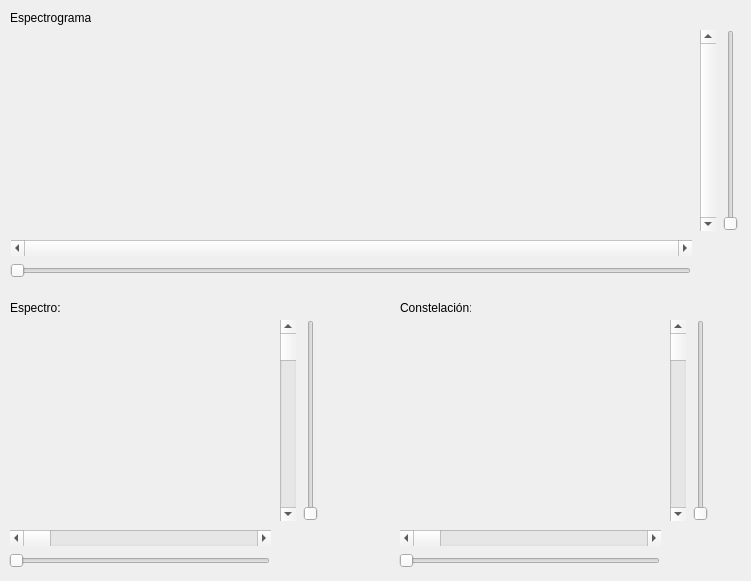
    <widget class="QWidget" name="clasif_TW">
     <attribute name="title">
      <string>Estimación</string>
     </attribute>
     <widget class="QScrollBar" name="clasif_fft_despH_SB">
      <property name="geometry">
       <rect>
        <x>10</x>
        <y>530</y>
        <width>261</width>
        <height>16</height>
       </rect>
      </property>
      <property name="tracking">
       <bool>false</bool>
      </property>
      <property name="orientation">
       <enum>Qt::Horizontal</enum>
      </property>
     </widget>
     <widget class="QLabel" name="clasif_fft_L">
      <property name="geometry">
       <rect>
        <x>10</x>
        <y>300</y>
        <width>61</width>
        <height>16</height>
       </rect>
      </property>
      <property name="text">
       <string>Espectro:</string>
      </property>
     </widget>
     <widget class="QSlider" name="clasif_fft_zoomH_SL">
      <property name="geometry">
       <rect>
        <x>9</x>
        <y>550</y>
        <width>261</width>
        <height>22</height>
       </rect>
      </property>
      <property name="singleStep">
       <number>1</number>
      </property>
      <property name="orientation">
       <enum>Qt::Horizontal</enum>
      </property>
     </widget>
     <widget class="QSlider" name="clasif_fft_zoomV_SL">
      <property name="geometry">
       <rect>
        <x>300</x>
        <y>320</y>
        <width>22</width>
        <height>201</height>
       </rect>
      </property>
      <property name="orientation">
       <enum>Qt::Vertical</enum>
      </property>
     </widget>
     <widget class="QWidget" name="gridLayoutWidget_3">
      <property name="geometry">
       <rect>
        <x>10</x>
        <y>320</y>
        <width>261</width>
        <height>201</height>
       </rect>
      </property>
      <layout class="QGridLayout" name="clasif_graph_fft_GL"/>
     </widget>
     <widget class="QScrollBar" name="clasif_fft_despV_SB">
      <property name="geometry">
       <rect>
        <x>280</x>
        <y>320</y>
        <width>16</width>
        <height>201</height>
       </rect>
      </property>
      <property name="orientation">
       <enum>Qt::Vertical</enum>
      </property>
      <property name="invertedControls">
       <bool>true</bool>
      </property>
     </widget>
     <widget class="QScrollBar" name="clasif_const_despV_SB">
      <property name="geometry">
       <rect>
        <x>670</x>
        <y>320</y>
        <width>16</width>
        <height>201</height>
       </rect>
      </property>
      <property name="orientation">
       <enum>Qt::Vertical</enum>
      </property>
      <property name="invertedControls">
       <bool>true</bool>
      </property>
     </widget>
     <widget class="QSlider" name="clasif_const_zoomV_SL">
      <property name="geometry">
       <rect>
        <x>690</x>
        <y>320</y>
        <width>22</width>
        <height>201</height>
       </rect>
      </property>
      <property name="orientation">
       <enum>Qt::Vertical</enum>
      </property>
     </widget>
     <widget class="QScrollBar" name="clasif_const_despH_SB">
      <property name="geometry">
       <rect>
        <x>400</x>
        <y>530</y>
        <width>261</width>
        <height>16</height>
       </rect>
      </property>
      <property name="tracking">
       <bool>false</bool>
      </property>
      <property name="orientation">
       <enum>Qt::Horizontal</enum>
      </property>
     </widget>
     <widget class="QLabel" name="clasif_const_L">
      <property name="geometry">
       <rect>
        <x>400</x>
        <y>300</y>
        <width>71</width>
        <height>16</height>
       </rect>
      </property>
      <property name="text">
       <string>Constelación:</string>
      </property>
     </widget>
     <widget class="QWidget" name="gridLayoutWidget_7">
      <property name="geometry">
       <rect>
        <x>400</x>
        <y>320</y>
        <width>261</width>
        <height>201</height>
       </rect>
      </property>
      <layout class="QGridLayout" name="clasif_graph_const_GL"/>
     </widget>
     <widget class="QSlider" name="clasif_const_zoomH_SL">
      <property name="geometry">
       <rect>
        <x>399</x>
        <y>550</y>
        <width>261</width>
        <height>22</height>
       </rect>
      </property>
      <property name="singleStep">
       <number>1</number>
      </property>
      <property name="orientation">
       <enum>Qt::Horizontal</enum>
      </property>
     </widget>
     <widget class="QSlider" name="clasif_spect_zoomV_SL">
      <property name="geometry">
       <rect>
        <x>720</x>
        <y>30</y>
        <width>22</width>
        <height>201</height>
       </rect>
      </property>
      <property name="orientation">
       <enum>Qt::Vertical</enum>
      </property>
     </widget>
     <widget class="QLabel" name="gen_tiempo_L_3">
      <property name="geometry">
       <rect>
        <x>10</x>
        <y>10</y>
        <width>81</width>
        <height>16</height>
       </rect>
      </property>
      <property name="text">
       <string>Espectrograma:</string>
      </property>
     </widget>
     <widget class="QWidget" name="gridLayoutWidget_9">
      <property name="geometry">
       <rect>
        <x>10</x>
        <y>30</y>
        <width>681</width>
        <height>201</height>
       </rect>
      </property>
      <layout class="QGridLayout" name="clasif_graph_spect_GL"/>
     </widget>
     <widget class="QScrollBar" name="clasif_spect_despV_SB">
      <property name="geometry">
       <rect>
        <x>700</x>
        <y>30</y>
        <width>16</width>
        <height>201</height>
       </rect>
      </property>
      <property name="maximum">
       <number>0</number>
      </property>
      <property name="orientation">
       <enum>Qt::Vertical</enum>
      </property>
     </widget>
     <widget class="QScrollBar" name="clasif_spect_despH_SB">
      <property name="geometry">
       <rect>
        <x>11</x>
        <y>240</y>
        <width>681</width>
        <height>16</height>
       </rect>
      </property>
      <property name="maximum">
       <number>0</number>
      </property>
      <property name="orientation">
       <enum>Qt::Horizontal</enum>
      </property>
     </widget>
     <widget class="QSlider" name="clasif_spect_zoomH_SL">
      <property name="geometry">
       <rect>
        <x>10</x>
        <y>260</y>
        <width>681</width>
        <height>22</height>
       </rect>
      </property>
      <property name="orientation">
       <enum>Qt::Horizontal</enum>
      </property>
     </widget>
    </widget>
